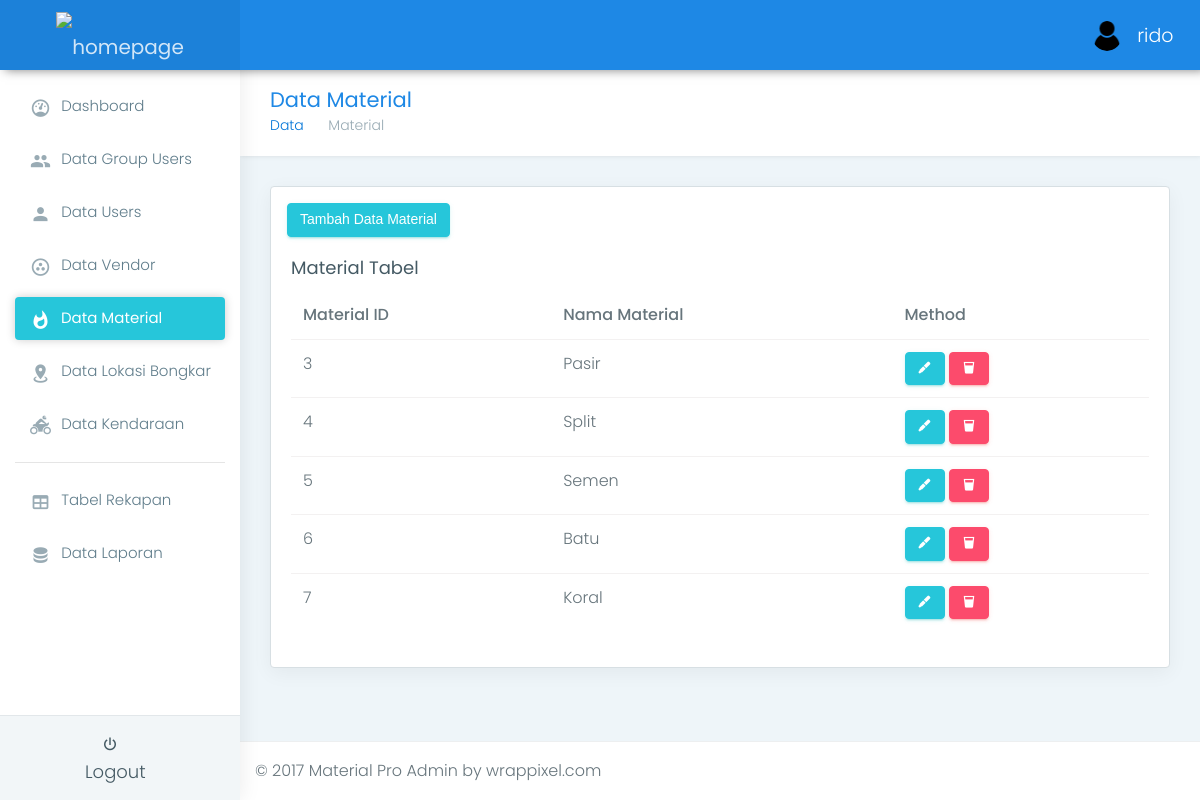
Page /parblu/admin/html/datamaterial.php (signed in) on the committed database.
### tables this page shows
CREATE TABLE `user` (
  `USER_ID` int(11) NOT NULL,
  `GROUP_ID` int(11) NOT NULL,
  `USERNAME` varchar(100) NOT NULL,
  `PASSWORD` varchar(100) NOT NULL,
  `EMAIL` varchar(100) DEFAULT NULL,
  `ALAMAT` varchar(1000) DEFAULT NULL,
  `NO_HP` varchar(20) NOT NULL,
  `FOTO_KTP` varchar(1000) NOT NULL,
  `JENIS_KELAMIN` varchar(20) NOT NULL
);

CREATE TABLE `material` (
  `MATERIAL_ID` int(11) NOT NULL,
  `MATERIAL_NAMA` varchar(100) NOT NULL
);

### parblu/admin/html/datamaterial.php (the view, shortened to what this page needs)
<?php
include 'koneksi.php';
$queryUser = mysqli_query($mysqli, "SELECT * FROM user WHERE USER_ID = $_SESSION[USER_ID]");
$showUser = mysqli_fetch_array($queryUser);
?>
<!DOCTYPE html>
<html lang="en">
<head>
	<link href="../assets/plugins/bootstrap/css/bootstrap.min.css" rel="stylesheet">
	<link href="css/style.css" rel="stylesheet">
	<link href="css/colors/blue.css" id="theme" rel="stylesheet">
</head>
<body class="fix-header fix-sidebar card-no-border">
	<div id="main-wrapper">
		<?php
			include('nav1.php');
		?>
		<div class="page-wrapper">
			<div class="container-fluid">
				<div class="row page-titles">
					<div class="col-md-5 col-8 align-self-center">
						<h3 class="text-themecolor m-b-0 m-t-0">Data Material</h3>
						<ol class="breadcrumb">
							<li class="breadcrumb-item">
								<a href="javascript:void(0)">Data</a>
							</li>
							<li class="breadcrumb-item active">Material</li>
						</ol>
					</div>
					<div class="col-md-7 col-4 align-self-center">
					</div>
				</div>
				<div class="row">
					<div class="col-lg-12 col-xlg-12 col-md-12">
						<div class="card">
							<a id="modal-990150" class="mt-3 ml-3" href="#modal-container-990150" role="button" data-toggle="modal">
								<button class=" btn btn-success">Tambah Data Material</button>
							</a>
							<div class="card-block">
								<h4 class="card-title">Material Tabel</h4>
								<div class="table-responsive">
									<table class="table">
										<thead>
											<tr>
												<th>Material ID</th>
												<th>Nama Material</th>
												<th>Method</th>
											</tr>
										</thead>
										<tbody>
											<?php
												$query = mysqli_query($mysqli, "SELECT * FROM material");
												$row = mysqli_num_rows($query);
												if ($row==0) {
													echo "Data kosong!";
												}else{
													while($show = mysqli_fetch_array($query)){
											?>
											<tr>
												<td>
													<?php echo $show['MATERIAL_ID']; ?>
												</td>
												<td>
													<?php echo $show['MATERIAL_NAMA']; ?>
												</td>
												<td>
													<a id="modal-990160" href="#modal-container-990160<?php echo $show['MATERIAL_ID']; ?>"
													 role="button" data-toggle="modal">
														<button class="btn btn-success" onclick="myFunction()"><i class="mdi mdi-grease-pencil"></i></button>
													</a>
													<a href="deletematerial.php?MATERIAL_ID=<?php echo $show['MATERIAL_ID']; ?>">
														<button class="btn btn-danger"><i class="mdi mdi-cup"></i></button>
													</a>
												</td>
											</tr>
											<?php
												}
											}
											?>
										</tbody>
									</table>
								</div>
							</div>
						</div>
					</div>
				</div>
			</div>
			<footer class="footer">
				© 2017 Material Pro Admin by wrappixel.com
			</footer>
		</div>
	</div>
</body>
</html>

### parblu/admin/html/nav1.php (shortened to what this page needs)
<header class="topbar">
            <nav class="navbar top-navbar navbar-toggleable-sm navbar-light">
                <div class="navbar-header">
                    <a class="navbar-brand" href="index.php">
                        <b>
                            <img src="parblu.png" style="height: 50px" alt="homepage" class="light-logo" />
                        </b>
                </div>
                <div class="navbar-collapse">
                    <ul class="navbar-nav mr-auto mt-md-0">
                        <li class="nav-item"> <a class="nav-link nav-toggler hidden-md-up text-muted waves-effect waves-dark" href="javascript:void(0)"><i class="mdi mdi-menu"></i></a> </li>
                    </ul>
                    <ul class="navbar-nav my-lg-0">
                        <li class="nav-item dropdown">
                            <a class="nav-link dropdown-toggle text-muted waves-effect waves-dark" href="" data-toggle="dropdown" aria-haspopup="true" aria-expanded="false">
                                <img src="../assets/images/users/user.png" alt="user" class="profile-pic m-r-10" />
                                <?php echo $showUser['USERNAME'];?></a>
                        </li>
                    </ul>
                </div>
            </nav>
        </header>
        <aside class="left-sidebar">
            <div class="scroll-sidebar">
                <nav class="sidebar-nav">
                <ul id="sidebarnav">
		<li>
			<a class="waves-effect waves-dark" href="index.php" aria-expanded="false">
				<i class="mdi mdi-gauge"></i>
				<span class="hide-menu">Dashboard</span>
			</a>
		</li>
		<li>
			<a class="waves-effect waves-dark" href="datagroup.php" aria-expanded="false">
				<i class="mdi mdi-account-multiple"></i>
				<span class="hide-menu">Data Group Users</span>
			</a>
		</li>
		<li>
			<a class="waves-effect waves-dark" href="datauser.php" aria-expanded="false">
				<i class="mdi mdi-account"></i>
				<span class="hide-menu">Data Users</span>
			</a>
		</li>
		<li>
			<a class="waves-effect waves-dark" href="datavendor.php" aria-expanded="false">
				<i class="mdi mdi-google-circles-communities"></i>
				<span class="hide-menu">Data Vendor</span>
			</a>
        </li>
        <li>
			<a class="waves-effect waves-dark" href="datamaterial.php" aria-expanded="false">
				<i class="mdi mdi-fire"></i>
				<span class="hide-menu">Data Material</span>
			</a>
        </li>
        <li>
			<a class="waves-effect waves-dark" href="datalokasibongkar.php" aria-expanded="false">
				<i class="mdi mdi-map-marker-radius"></i>
				<span class="hide-menu">Data Lokasi Bongkar</span>
			</a>
        </li>
        <li>
			<a class="waves-effect waves-dark" href="datakendaraan.php" aria-expanded="false">
				<i class="mdi mdi-motorbike"></i>
				<span class="hide-menu">Data Kendaraan</span>
			</a>
        </li>
        <hr>
		<li>
			<a class="waves-effect waves-dark" href="rekapdata.php" aria-expanded="false">
            <i class="mdi mdi-table"></i>
                <span class="hide-menu">Tabel Rekapan</span>
			</a>
		</li>
		<li>
			<a class="waves-effect waves-dark" href="datalaporan.php" aria-expanded="false">
            <i class="mdi mdi-database"></i>
				<span class="hide-menu">Data Laporan</span>
			</a>
		</li>
	</ul>
                </nav>
            </div>
            <div class="sidebar-footer">
                <a style="margin-left: 70px;" href="../../logout.php" class="link" data-toggle="tooltip" title="Logout"><i class="mdi mdi-power"></i>Logout</a> </div>
        </aside>

### parblu/admin/html/css/colors/blue.css (style rules this page uses)
.topbar { background: #1e88e5; }
.topbar .navbar-header { background: rgba(0, 0, 0, 0.05); }
.topbar .top-navbar .navbar-header .navbar-brand .light-logo { display: inline-block; color: rgba(255, 255, 255, 0.8); }
.topbar .navbar-light .navbar-nav .nav-item > a.nav-link { color: #ffffff !important; }
.text-themecolor { color: #1e88e5 !important; }
.sidebar-nav { background: #fff; }
.sidebar-nav ul li a { color: #607d8b; }
.sidebar-nav ul li a.active, .sidebar-nav ul li a:hover { color: #26c6da; }
.sidebar-nav ul li a.active { color: #263238; }
.sidebar-nav > ul > li.active > a, .sidebar-nav > ul > li.active:hover > a { color: #ffffff; background: #26c6da; }
.sidebar-nav > ul > li.active > a i, .sidebar-nav > ul > li.active:hover > a i { color: #ffffff; }
.sidebar-nav > ul > li.active > a:after, .sidebar-nav > ul > li.active:hover > a:after { border-color: #ffffff; }
.sidebar-nav > ul > li > a.active i, .sidebar-nav > ul > li > a:hover i { color: #26c6da; }
.sidebar-nav > ul > li > a i { color: #99abb4; }
.sidebar-nav > ul > li > a.active { font-weight: 400; background: #ffffff; color: #1e88e5; }
.card-no-border .sidebar-nav > ul > li > a.active { color: #ffffff; background: #26c6da; }
.card-no-border .sidebar-nav > ul > li > a.active i { color: #ffffff; }
.card-no-border .sidebar-nav > ul > li > a.active:after { border-color: #ffffff; }

### rows in the picture
user: USERNAME "rido"
material: MATERIAL_ID "3", MATERIAL_NAMA "Pasir"
material: MATERIAL_ID "4", MATERIAL_NAMA "Split"
material: MATERIAL_ID "5", MATERIAL_NAMA "Semen"
material: MATERIAL_ID "6", MATERIAL_NAMA "Batu"
material: MATERIAL_ID "7", MATERIAL_NAMA "Koral"
